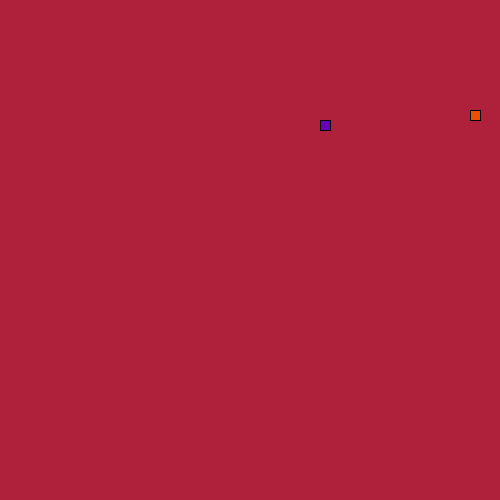
Frame 1 (no input)
Frame 60 (the mouse pressed at the canvas centre just before this capture): identical to frame 1, image omitted
Frame 120 (the mouse held since frame 60 and released just before this capture): identical to frame 1, image omitted

The Processing sketch that drew this single still picture (run headless with seeded random() and noise(); from frame 60 on, the mouse is pressed at the canvas centre):

// Processing sketch: LeagueSnake
// ── LeagueSnake.pde
//*
// ***** SEGMENT CLASS *****
// This class will be used to represent each part of the moving snake.
//*
int snakeX;
int snakeY;
class Segment {

//Add x and y member variables. They will hold the corner location of each segment of the snake.


// Add a constructor with parameters to initialize each variable.
}


//*
// ***** GAME VARIABLES *****
// All the game variables that will be shared by the game methods are here
//*
int foodX;
int foodY;
int direction = UP;
int foodeaten = 0;






//*
// ***** SETUP METHODS *****
// These methods are called at the start of the game.
//*

void setup() {
size(500, 500);
snakeX = ((int)random(50)*10);
snakeY = ((int)random(50)*10);
frameRate(20);
dropFood();
}

void dropFood() {
  //Set the food in a new random location
    foodX = ((int)random(50)*10);
    foodY = ((int)random(50)*10);
}



//*
// ***** DRAW METHODS *****
// These methods are used to draw the snake and its food 
//*

void draw() {
   background(#AF203A);
   drawFood();
   drawSnake();
}

void drawFood() {
  //Draw the food
  fill(#EA5002);
  rect(foodX, foodY, 10, 10);
}

void drawSnake() {
  //Draw the head of the snake followed by its tail
  fill(#6A00B7);
  rect(snakeX, snakeY, 10, 10);
}


//*
// ***** TAIL MANAGEMENT METHODS *****
// These methods make sure the tail is the correct length.
//*

void drawTail() {
  //Draw each segment of the tail 

}

void manageTail() {
  //After drawing the tail, add a new segment at the "start" of the tail and remove the one at the "end" 
  //This produces the illusion of the snake tail moving.
  
}

void checkTailCollision() {
  //If the snake crosses its own tail, shrink the tail back to one segment
  
}



//*
// ***** CONTROL METHODS *****
// These methods are used to change what is happening to the snake
//*

void keyPressed() {
  //Set the direction of the snake according to the arrow keys pressed
  if(keyCode == UP){
    move();
    checkBoundaries();
  }
  if(keyCode == DOWN){
    move();
    checkBoundaries();
  }
  if(keyCode == RIGHT){
    move();
    checkBoundaries();
  }
  if(keyCode == LEFT){
    move();
    checkBoundaries();
  }
}

void move() {
  //Change the location of the Snake head based on the direction it is moving.
  
    
  switch(direction) {
  case UP:
    // move head up here 
    snakeY = snakeY - 10;
    break;
  case DOWN:
    // move head down here 
    snakeY = snakeY + 10;
    break;
  case LEFT:
   // figure it out 
   snakeX = snakeX - 10;
    break;
  case RIGHT:
    // mystery code goes here 
    snakeX = snakeX + 10;
    break;
  }
}
  

void checkBoundaries() {
 //If the snake leaves the frame, make it reappear on the other side
 if(snakeX==0){
  snakeX = 500;
  drawSnake();
 }
 else if(snakeX==500){
   snakeX = 0;
   drawSnake();
 }
 else if(snakeY==0){
   snakeY = 500;
   drawSnake();
 }
 else if(snakeY==500){
   snakeY = 0;
   drawSnake();
 }
 else{
 }
}



void eat() {
  //When the snake eats the food, its tail should grow and more food appear

}
